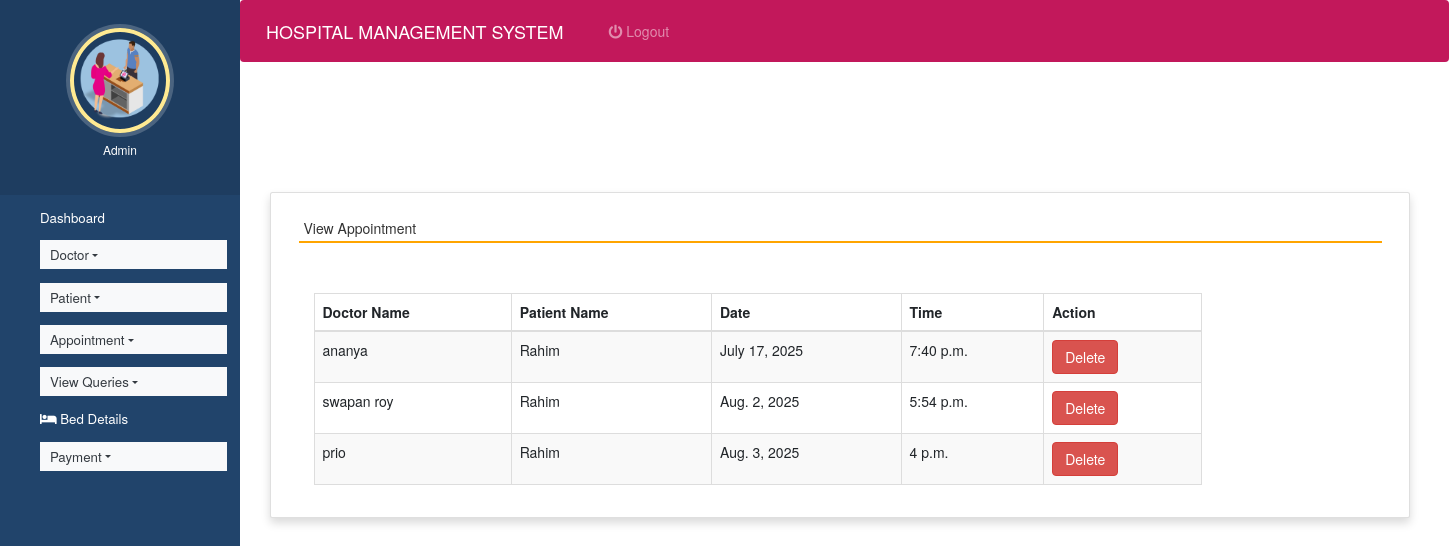
Page /view_appointment (signed in) on the earlier database version.
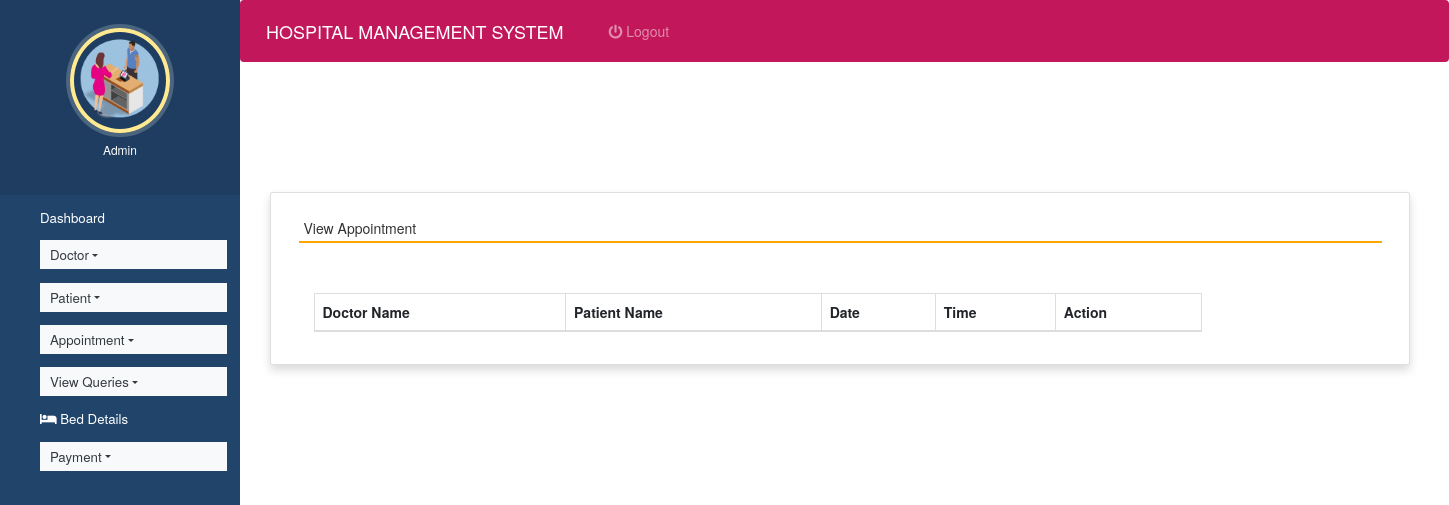
Same page on the later database version.
### hospitals/models.py (models this page shows, shortened)
class Appointment(models.Model):
    doctor = models.ForeignKey(Doctor,on_delete=models.CASCADE)
    patient = models.ForeignKey(Patient, on_delete=models.CASCADE)
    date1 = models.DateField()
    time1 = models.TimeField()

class Doctor(models.Model):
    name = models.CharField(max_length=100)
    mobile = models.CharField(max_length=20)
    special = models.CharField(max_length=100)
    shift_date = models.DateField(null=True, blank=True)
    shift_start_time = models.TimeField(null=True, blank=True)
    shift_end_time = models.TimeField(null=True, blank=True)
    def __str__(self):
       return self.name;

class Patient(models.Model):
    name = models.CharField(max_length=50)
    gender = models.CharField(max_length=10)
    mobile = models.IntegerField(null=True)
    address = models.CharField(max_length=50)
    department = models.CharField(null=True, blank=True)
    bed_number = models.CharField(null=True, blank=True)
    def __str__(self):
       return self.name;

### hospitals/views.py (the view)
# urls.py: path('view_appointment', view_appointment, name='view_appointment'),
def view_appointment(request):
    if not request.user.is_staff:
        return redirect('login')
    appointment = Appointment.objects.all()
    d = {'appointment':appointment}
    return render(request,'view_appointment.html', d)

### hospitals/templates/view_appointment.html (shortened to what this page needs)
{% extends 'admin_nav.html' %}
{% load static %}
{% block content %}
<link rel="stylesheet" href="https://maxcdn.bootstrapcdn.com/bootstrap/3.4.1/css/bootstrap.min.css">
  <link rel="stylesheet" href="https://cdnjs.cloudflare.com/ajax/libs/font-awesome/4.7.0/css/font-awesome.min.css">
  <link rel="stylesheet" href="https://use.fontawesome.com/releases/v5.6.3/css/all.css">
<br><br><br><br>
<div class="container card shadow m-5">
    <div class="card-body">
        <h5 class="p-2" style="border-bottom: 2px solid orange">View Appointment</h5>
		<div class="container mt-5">
		<table id="example" class="table table-striped table-bordered table-sm" style="width:80%">
			<thead>
				<tr>
					<th>Doctor Name</th>
					<th>Patient Name</th>
                    <th>Date</th>
					<th>Time</th>
					<th>Action</th>
				</tr>
			</thead>
			<tbody>
            {% for i in appointment %}
			<tr>
				<td>{{i.doctor}}</td>
				<td>{{i.patient}}</td>
				<td>{{i.date1}}</td>
				<td>{{i.time1}}</td>
				<td><a href="{% url 'delete_appointment' i.id %}" onclick="return confirm('Are you ready to delete this record ?')" class="btn btn-danger">Delete</a></td>
			</tr>
			{% endfor %}
			</tbody>
		</table>
	 </div>
	</div>
</div>
{% endblock content %}

### hospitals/templates/admin_nav.html (shortened to what this page needs)
<!DOCTYPE html>
{% load static %}
<html lang="en">
<head>
  <link rel="stylesheet" href="https://stackpath.bootstrapcdn.com/bootstrap/4.3.1/css/bootstrap.min.css">
  <link rel="stylesheet" href="https://maxcdn.bootstrapcdn.com/font-awesome/4.7.0/css/font-awesome.min.css">
  <link rel="stylesheet" href="{% static 'style.css' %}">
</head>
<body>
  <nav class="menu" tabindex="0">
    <header class="avatar">
      <img src="{% static 'images/h8.png' %}" />
      <h6>Admin</h6>
    </header>
    <ul>
      <li tabindex="0" class="icon-dashboard">
        <a style="color:white; text-decoration:none;" href="{% url 'admin_home' %}"><span>Dashboard</span></a>
      </li>
      <li tabindex="0" class="nav-item dropdown icon-customers">
        <a href="#" class="nav-link dropdown-toggle text-dark bg-light" id="navbardrop"
           data-toggle="dropdown" style="color:white; text-decoration:none;"> Doctor</a>
      </li>
      <li tabindex="0" class="nav-item dropdown icon-users">
        <a href="#" class="nav-link dropdown-toggle text-dark bg-light" id="navbardrop"
           data-toggle="dropdown" style="color:white; text-decoration:none;"> Patient</a>
      </li>
      <li tabindex="0" class="nav-item dropdown icon-calendar">
        <a href="#" class="nav-link dropdown-toggle text-dark bg-light" id="navbardrop"
           data-toggle="dropdown" style="color:white; text-decoration:none;"> Appointment</a>
      </li>
      <li tabindex="0" class="nav-item dropdown icon-calendar">
        <a href="#" class="nav-link dropdown-toggle text-dark bg-light" id="navbardrop"
           data-toggle="dropdown" style="color:white; text-decoration:none;"> View Queries</a>
      </li>
      <li tabindex="0" class="icon-calendar">
        <a href="{% url 'bed_details' %}" style="color:white; text-decoration:none;">
          <i class="fa fa-bed"></i> Bed Details
        </a>
      </li>
      <li tabindex="0" class="nav-item dropdown icon-calendar">
        <a href="#" class="nav-link dropdown-toggle text-dark bg-light" data-toggle="dropdown" style="color:white; text-decoration:none;"> Payment</a>
      </li>
    </ul>
  </nav>
  <main>
    <div class="bs-example">
      <nav class="navbar navbar-expand-md  navbar-dark fixed-top" style="background:#c2185b;">
        <a href="#" class="navbar-brand">HOSPITAL MANAGEMENT SYSTEM</a>
        <div class="collapse navbar-collapse justify-content-between" id="navbarCollapse">
          <div class="navbar-nav ml-auto">
            <a href="{% url 'logout' %}" class="nav-item nav-link"><i class="fas fa-power-off"></i> Logout</a>
          </div>
        </div>
      </nav>
    </div>
    {% block content %}
    {% endblock content %}
  </main>
</body>
</html>

### hospitals/static/style.css (style rules this page uses)
body { padding-left: 240px; }
main { position: relative; height: 100vh; }
.menu { background: #7b98b9; height: 100vh; width: 240px; position: fixed; top: 0px; left: 0; z-index: 5; outline: none; }
.menu .avatar { background: rgba(0, 0, 0, 0.1); padding: 2em 0.5em; text-align: center; }
.menu .avatar img { width: 100px; border-radius: 50%; overflow: hidden; border: 4px solid #b9a865; box-shadow: 0 0 0 4px rgba(255, 255, 255, 0.2); }
.menu ul { list-style: none; padding: 0.5em 0; margin: 0; }
.menu ul li { padding: 0.5em 1em 0.5em 3em; font-size: 0.95em; font-weight: regular; background-repeat: no-repeat; background-position: left 15px center; background-size: auto 20px; transition: all 0.15s linear; cursor: pointer; }
.menu ul li.icon-dashboard { background-image: url("http://www.entypo.com/images//gauge.svg"); }
.menu ul li.icon-customers { background-image: url("http://www.entypo.com/images//briefcase.svg"); }
.menu ul li.icon-users { background-image: url("http://www.entypo.com/images//users.svg"); }
.menu ul li.icon-calendar { background-image: url("http://www.entypo.com/images//calendar.svg"); }

### hospitals/templates/admin_nav.html (style rules this page uses)
a:link { text-decoration: none; }
a { color: white; }
body { padding-left: 240px; }
main { position: relative; height: 100vh; }
.menu { background: #21446B; height: 100vh; width: 240px; position: fixed; top: 0px; left: 0; z-index: 5; outline: none; }
.menu .avatar { background: rgba(0, 0, 0, 0.1); padding: 2em 0.5em; text-align: center; }
.menu .avatar img { width: 100px; border-radius: 50%; border: 4px solid #ffea92; box-shadow: 0 0 0 4px rgba(255, 255, 255, 0.2); }
.menu .avatar h6 { color: white; margin-top: 10px; }
.menu ul { list-style: none; padding: 0.5em 0; margin: 0; }
.menu ul li { padding: 0.5em 1em 0.5em 3em; font-size: 0.95em; background-repeat: no-repeat; background-position: left 15px center; background-size: auto 20px; transition: all 0.15s linear; cursor: pointer; }
.menu ul li.icon-dashboard { background-image: url("http://www.entypo.com/images//gauge.svg"); }
.menu ul li.icon-customers { background-image: url("http://www.entypo.com/images//briefcase.svg"); }
.menu ul li.icon-users { background-image: url("http://www.entypo.com/images//users.svg"); }
.menu ul li.icon-calendar { background-image: url("http://www.entypo.com/images//calendar.svg"); }

Differences in the rows shown:
removed Appointment: doctor "ananya", patient "Rahim", date1 "July 17, 2025", time1 "7:40 p.m."
removed Appointment: doctor "swapan roy", patient "Rahim", date1 "Aug. 2, 2025", time1 "5:54 p.m."
removed Appointment: doctor "prio", patient "Rahim", date1 "Aug. 3, 2025", time1 "4 p.m."
